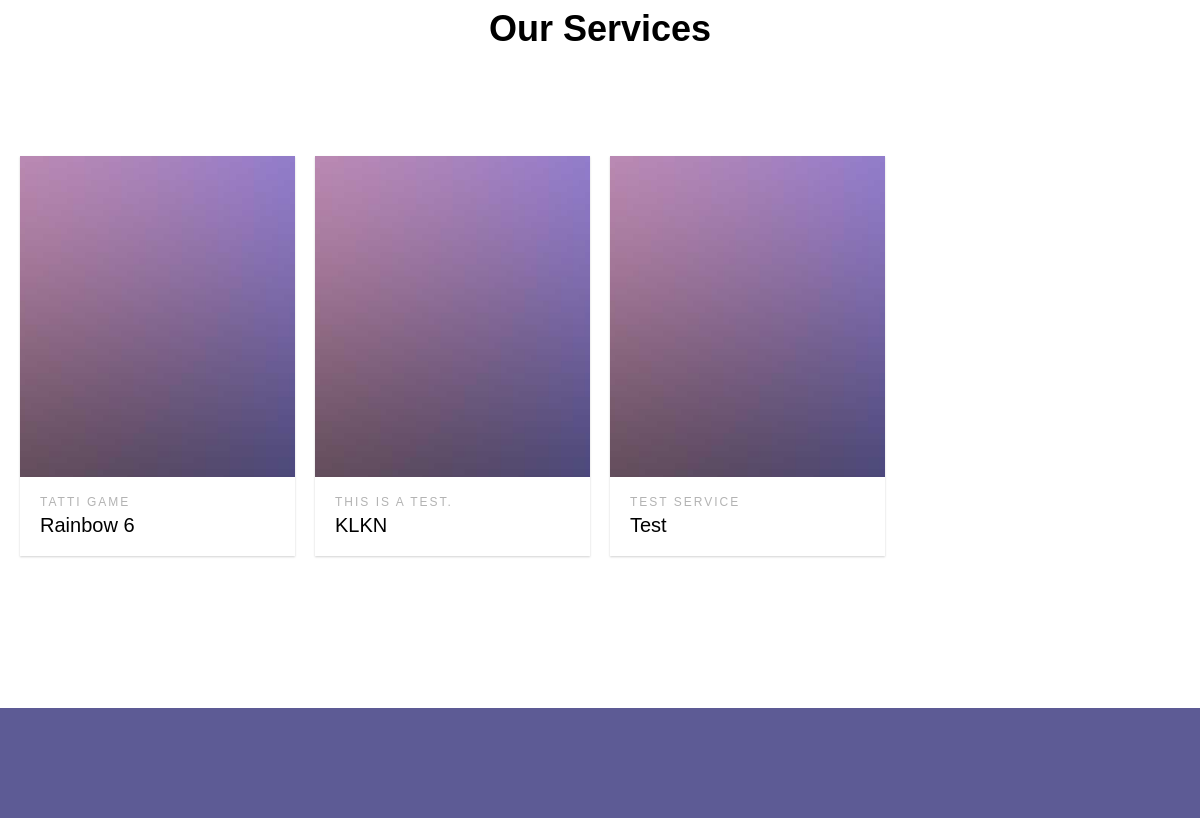
The app's page / (middle part), older data.
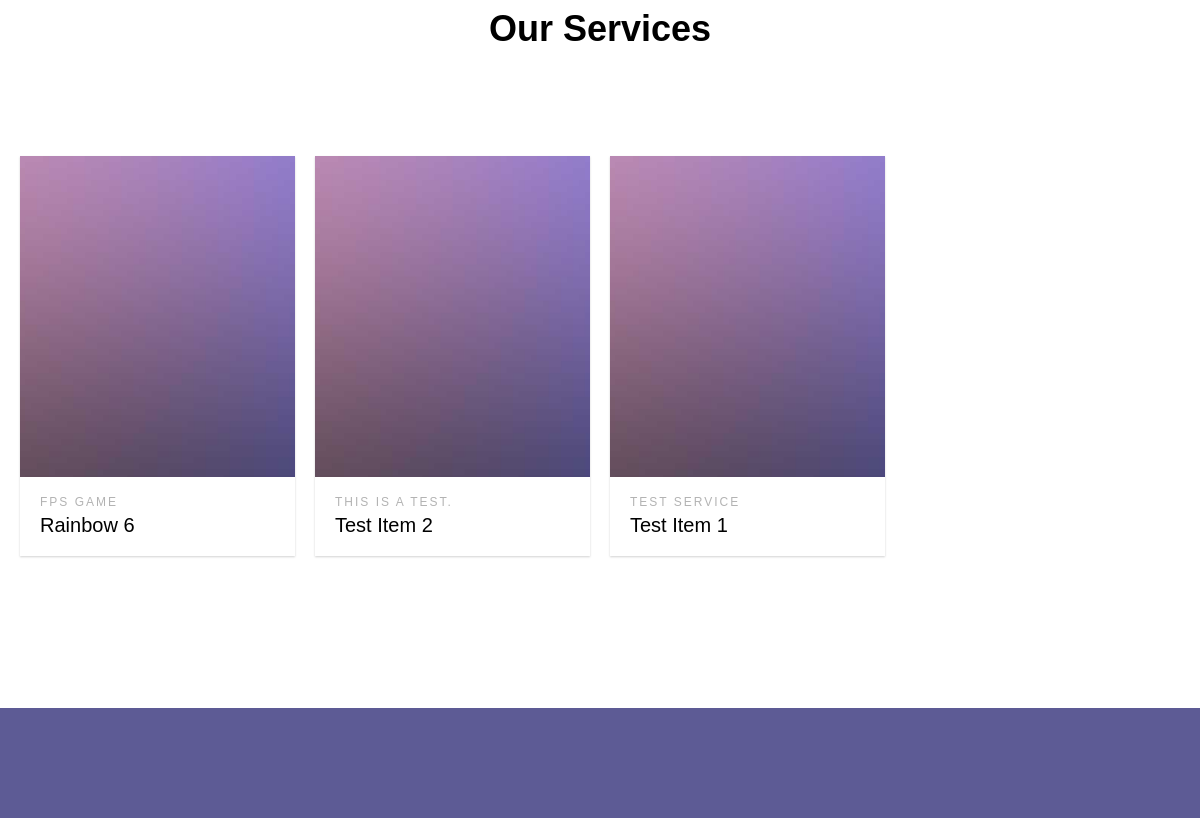
The same page, newer data.
### services/models.py (models this page shows, shortened)
class Service(models.Model):
    name = models.CharField(max_length=120, blank=True, null=True)
    price = models.IntegerField(blank=True, null=True)
    des = models.CharField(max_length=500, blank=True, null=True)
    is_enrolled = models.BooleanField(null=True, blank=True, default=False)

### home/views.py (the view)
# urls.py: path('', home_view, name='home'),
def home_view(request):
    service = Service.objects.all()
    user = request.user
    context = {
            'title': 'Home',
            'users': user,
            'service': service,
        }
    return render(request, 'home/home.html', context)

### templates/home/home.html (shortened to what this page needs)
{% load static %}
{% include 'base/base.html' %}
{% block content %}
	<div id="page">
	<div id="fh5co-project">
		<div class="container">
			<div class="row animate-box">
				<div class="col-md-8 col-md-offset-2 text-center fh5co-heading">
					<h2>Our Services</h2>
				</div>
			</div>
		</div>
		<div class="project-content">
			{% for s in service %}
                <div class="col-forth">
                    <div class="project animate-box" style="background-image: url({% static 'images/project1.jpg'    %})">
                        <a href="{% url 'prod_detail' s.id %}" class="desc">
                            <span>{{ s.des }}</span>
                            <h3>{{ s.name }}</h3>
                        </a>
                    </div>
                </div>
            {% endfor %}
		</div>
	</div>
	<div id="fh5co-started">
	</div>
	</div>
{% endblock %}

Row changes from the older to the newer data that the page shows:
changed Service "Rainbow 6": des "TATTI GAME" → "FPS GAME"
changed Service "THIS IS A TEST.": name "KLKN" → "Test Item 2"
changed Service "TEST SERVICE": name "Test" → "Test Item 1"
